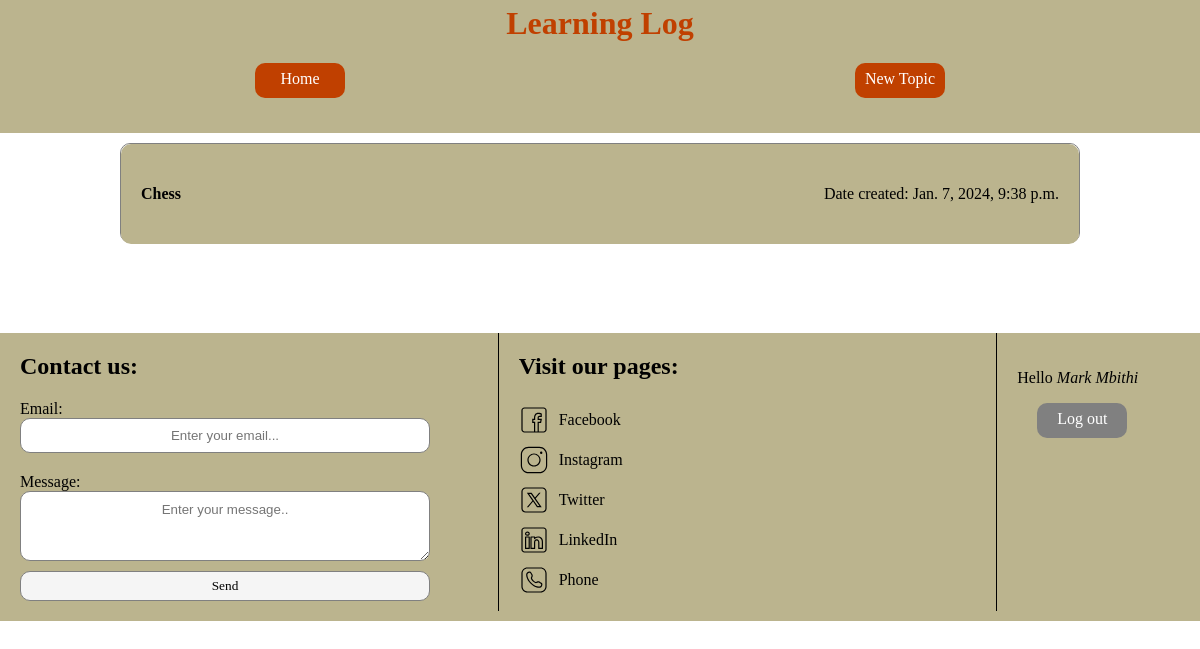
The app's page /topics/all/ (signed in) with its own data.
### learning_log/models.py (models this page shows, shortened)
class Topic(models.Model):
    author = models.ForeignKey(get_user_model(), on_delete=models.CASCADE)
    text = models.CharField(max_length=200)
    created_at = models.DateTimeField(auto_now_add=True)

### accounts/models.py (models this page shows, shortened)
class CustomUser(AbstractBaseUser, PermissionsMixin):
    email = models.EmailField(_("email"), unique=True)
    first_name = models.CharField(_("first name"), max_length=150)
    last_name = models.CharField(_("last name"), max_length=150)
    is_staff = models.BooleanField(_("staff status"), default=False)
    is_superuser = models.BooleanField(_("superuser status"), default=False)
    date_joined = models.DateTimeField(default=timezone.now)
    USERNAME_FIELD = 'email'
    REQUIRED_FIELDS = ['first_name', 'last_name', 'password']
    objects = CustomUserManager()

### learning_log/views.py (the view)
# urls.py: 2. Add a URL to urlpatterns:  path('', views.home, name='home')
@login_required
def home(request):
    topics = Topic.objects.filter(author=request.user)
    return render(request, 'learning_log/home.html', {
        'topics': topics
    })

### learning_log/templates/learning_log/home.html (shortened to what this page needs)
{% extends "base.html" %}{% load static %}
{% block css %}
    <link rel="stylesheet" href="{% static "learning_log/css/home.css" %}">
{% endblock css %}
{% block content %}
    {% if topics %}
        <div class="page-container topics-available">
            {% for topic in topics %}
                <a href="{% url 'learning_log:individual_topic' topic.id %}" class="topic-list-item">
                    <div class="topic-list-div">
                        <p class="topic-text">{{ topic.text }}</p>
                        <p class="topic-date">Date created: <span>{{ topic.created_at }}</span></p>
                    </div>
                </a>
            {% endfor %}
        </div>
    {% endif %}
{% endblock content %}

### learning_log/templates/footer.html (shortened to what this page needs)
{% if request.user.is_authenticated %}{% load static %}
    <footer class="footer-authenticated">
        <div class="footer-container footer-left">
            <h2 class="footer-title" id="contact-title">Contact us:</h2>
            <form action="#" method="post" class="footer-form">
                <div class="footer-field-container">
                    <label for="footer-email" class="footer-label">Email:</label>
                    <input type="email" id="footer-email" class="footer-field" placeholder="Enter your email...">
                </div>
                <div class="space"></div>
                <div class="footer-field-container">
                    <label for="footer-message" class="footer-label">Message:</label>
                    <textarea class="footer-field" name="footer-message" class="footer-field" id="footer-message" cols="30" rows="3" placeholder="Enter your message.."></textarea>
                </div>
                <button type="submit" class="footer-submit">Send</button>
            </form>
        </div>
        <div class="footer-container footer-right">
            <h2 class="footer-title">Visit our pages:</h2>
            <a href="#" target="_blank" class="footer-link">
                <img class="link-icon" src="{% static "learning_log/img/facebook.svg" %}" alt="">
                <p class="footer-link-text">Facebook</p>
            </a>
            <a href="#" target="_blank" class="footer-link">
                <img class="link-icon" src="{% static "learning_log/img/instagram.svg" %}" alt="">
                <p class="footer-link-text">Instagram</p>
            </a>
            <a href="#" target="_blank" class="footer-link">
                <img class="link-icon" src="{% static "learning_log/img/twitterx.svg" %}" alt="">
                <p class="footer-link-text">Twitter</p>
            </a>
            <a href="#" target="_blank" class="footer-link">
                <img class="link-icon" src="{% static "learning_log/img/linkedin.svg" %}" alt="">
                <p class="footer-link-text">LinkedIn</p>
            </a>
            <a href="tel:+254707240764" target="_blank" class="footer-link">
                <img class="link-icon" src="{% static "learning_log/img/phone.svg" %}" alt="">
                <p class="footer-link-text">Phone</p>
            </a>
        </div>
        <div class="auth-details-container footer-container">
            <p class="user-greeting">Hello <span>{{ request.user.first_name }} {{ request.user.last_name }}</span></p>
            <a href="{% url 'accounts:logout' %}" id="logout-link" class="nav-link">Log out</a>
        </div>
    </footer>
{% endif %}

### learning_log/static/learning_log/css/base.css (style rules this page uses)
* { box-sizing: border-box; font-family:'Times New Roman', Times, serif; }
body { margin: 0%; padding: 0%; background-color: white; display: grid; grid-template-areas: "header header header" "page-content page-content page-content" "footer footer footer"; }
.footer-container { margin: 0%; width: 50%; }
.footer-container:nth-child(-n + 2) { border-right: 0.5px solid black; }
.footer-title { text-align: start; margin-left: 20px; }
.footer-field-container { margin-left: 20px; }
.space { height: 10px; background: transparent; }
.footer-label { display: block; text-align: start; }
.footer-field-container:first-of-type { margin-bottom: 10px; }
.footer-field { border-radius: 10px; border: 0.5px solid grey; font-family: 'Franklin Gothic Medium', 'Arial Narrow', Arial, sans-serif; }
#footer-email { width: 410px; height: 35px; text-align: center; }
#footer-message { width: 410px; height: 70px; display: flex; text-align: center; padding-top: 10px; }
.footer-submit { width: 80px; height: 30px; margin-top: 10px; border-radius: 10px; background-color: whitesmoke; margin-bottom: 10px; border: 0.5px solid grey; margin-left: 20px; width: 410px; }
.footer-container > a { display: block; width: 100%; display: flex; justify-content: start; align-items: center; margin-bottom: 0%; padding-bottom: 0%; height: 40px; text-decoration: none; color: black; width: 120px; margin-left: 20px; }
.link-icon { width: 30px; height: 30px; margin-bottom: 0%; margin-right: 10px; }
.footer-authenticated { grid-area: footer; display: flex; justify-content: center; margin-right: 0%; margin-left: 0%; background-color: rgb(187, 180, 142); margin-bottom: 0%; padding-bottom: 10px; }
.auth-details-container { width: 20%; padding-top: 20px; padding-left: 20px; }
.auth-details-container a { display: block; height: 35px; width: 90px; text-align: center; padding-top: 7px; background-color: #C04000; color: white; border-radius: 10px; border-color: transparent; text-decoration: none; }
.auth-details-container span { font-style: italic; }
#logout-link { background-color: grey; }

### learning_log/static/learning_log/css/home.css (style rules this page uses)
.page-container { width: 80%; margin-top: 0%; margin-bottom: 0%; margin-left: 10%; margin-right: 10%; min-height: 200px; }
.topics-available { padding-top: 10px; }
.topic-list-item { display: block; border: 0.5px solid gray; height: 100px; margin-bottom: 10px; border-radius: 10px; text-decoration: none; }
.topic-list-div { margin: 0%; height: inherit; width: inherit; border-radius: 10px; border: transparent; padding: 0%; display: flex; align-items: center ; justify-content: space-between; padding-left: 20px; padding-right: 20px; background-color: rgb(187, 180, 142); color: black; }
.topic-list-item .topic-text { font-weight: 700; }

### records on screen
Topic: text "Chess", created_at "Jan. 7, 2024, 9:38 p.m."
CustomUser: user.first_name "Mark", user.last_name "Mbithi"
